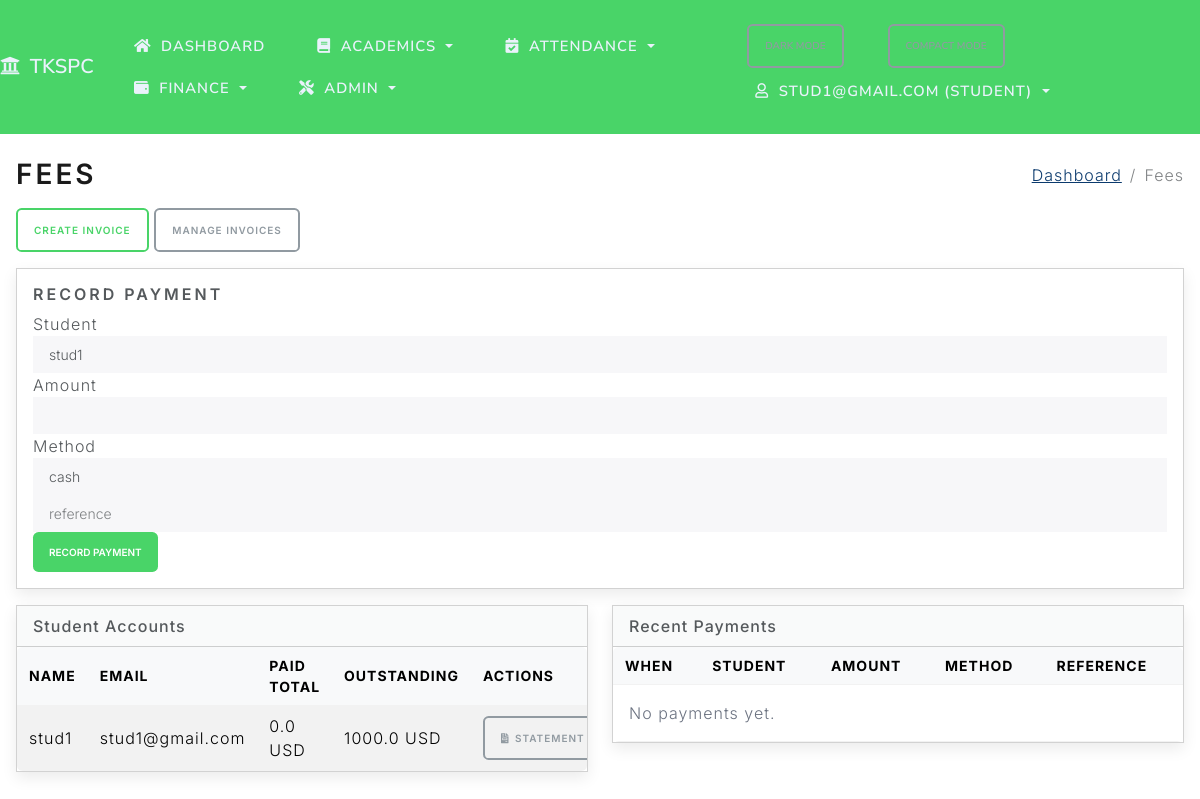
/finance/fees (signed in), run on the app's committed database.
### project/models.py (models this page shows)
class Student(db.Model):
    id = db.Column(db.Integer, primary_key=True)
    name = db.Column(db.String(100), nullable=False)
    email = db.Column(db.String(120), unique=True, nullable=False)
    phone = db.Column(db.String(20), nullable=False)
    registration_number = db.Column(db.String(50), unique=True)
    roll_number = db.Column(db.String(50), unique=True)
    address = db.Column(db.Text)
    date_of_birth = db.Column(db.Date)
    gender = db.Column(db.String(20))
    admission_date = db.Column(db.Date)
    department_id = db.Column(db.Integer, db.ForeignKey('department.id'))
    guardian_name = db.Column(db.String(100))
    guardian_phone = db.Column(db.String(20))
    guardian_email = db.Column(db.String(100))
    status = db.Column(db.String(20), default='active')
    tutor_id = db.Column(db.Integer, db.ForeignKey('teacher.id'))
    nationality = db.Column(db.String(50))
    blood_group = db.Column(db.String(10))
    religion = db.Column(db.String(50))
    community = db.Column(db.String(50))
    sslc_marks = db.Column(db.Integer)
    hsc_marks = db.Column(db.Integer)
    current_year = db.Column(db.Integer)
    semester_id = db.Column(db.Integer, db.ForeignKey('semester.id'))
    section = db.Column(db.String(10))
    father_name = db.Column(db.String(100))
    mother_name = db.Column(db.String(100))
    emergency_contact_name = db.Column(db.String(100))
    emergency_contact_phone = db.Column(db.String(20))
    previous_school = db.Column(db.String(255))
    aadhar_no = db.Column(db.String(20))
    community_cert_no = db.Column(db.String(50))
    annual_income = db.Column(db.Float)
    income_cert_no = db.Column(db.String(50))
    temp_password = db.Column(db.String(100))
    courses = db.relationship('Course', secondary=enrollments, backref='students', lazy=True)
    attendances = db.relationship('Attendance', backref='student', lazy=True, cascade="all, delete-orphan")
    grades = db.relationship('Grade', backref='student', lazy=True, cascade="all, delete-orphan")
    fee_accounts = db.relationship('FeeAccount', backref='student', lazy=True, cascade="all, delete-orphan")
    invoices = db.relationship('Invoice', backref='student', lazy=True, cascade="all, delete-orphan")
    payments = db.relationship('FeePayment', backref='student', lazy=True, cascade="all, delete-orphan")
    parent_links = db.relationship('ParentStudentLink', backref='student', lazy=True, cascade="all, delete-orphan")

### project/routes.py (the view, shortened to what this page needs)
@app.route('/finance/fees', methods=['GET', 'POST'])
@crud_required('fee', 'read')
def finance_fees():
    role = session.get('role')
    user_email = session.get('user')
    query = Student.query
    students = query.order_by(Student.name.asc()).all()
    accounts = {a.student_id: a for a in FeeAccount.query.all()}
    if role == 'parent':
        invoices = Invoice.query.filter(Invoice.student_id.in_(student_ids)).all()
        payments = FeePayment.query.filter(FeePayment.student_id.in_(student_ids)).all()
        recent_payments = FeePayment.query.filter(FeePayment.student_id.in_(student_ids)).order_by(FeePayment.paid_at.desc()).limit(10).all()
    else:
        invoices = Invoice.query.all()
        payments = FeePayment.query.all()
        recent_payments = FeePayment.query.order_by(FeePayment.paid_at.desc()).limit(10).all()
    paid_totals = {}
    for p in payments:
        paid_totals[p.student_id] = paid_totals.get(p.student_id, 0.0) + (p.amount or 0.0)
    due_totals = {}
    for inv in invoices:
        due_totals[inv.student_id] = due_totals.get(inv.student_id, 0.0) + (inv.amount_due or 0.0)
    outstanding = {sid: max(due_totals.get(sid, 0.0) - paid_totals.get(sid, 0.0), 0.0) for sid in set(list(due_totals.keys()) + list(paid_totals.keys()))}
    return render_template('fees.html', title='Fees', students=students, accounts=accounts, recent_payments=recent_payments, outstanding=outstanding)

### project/routes.py (called while the page is built)
def crud_required(resource: str, action: str):
    def decorator(fn):
        @wraps(fn)
        def wrapper(*args, **kwargs):
            if not session.get('logged_in'):
                flash('Please log in to access this page.', 'warning')
                return redirect(url_for('login', next=request.path))
            role = session.get('role')
            allowed = CRUD_PERMISSIONS.get(resource, {}).get(action, [])
            if role not in allowed:
                flash('You are not authorized to perform this action.', 'danger')
                return redirect(url_for('index'))
            return fn(*args, **kwargs)
        return wrapper
    return decorator

### project/templates/fees.html (shortened to what this page needs)
{% extends 'base.html' %}
{% block page_title %}<h2 class="mb-0">Fees</h2>{% endblock %}
{% block breadcrumbs %}
  <li class="breadcrumb-item"><a href="{{ url_for('dashboard') }}">Dashboard</a></li>
  <li class="breadcrumb-item active" aria-current="page">Fees</li>
{% endblock %}
{% block content %}
{% if session.get('role') != 'parent' %}
<div class="d-flex justify-content-between align-items-center mb-3">
  <div>
    <a href="{{ url_for('create_invoice') }}" class="btn btn-sm btn-outline-primary mr-2">Create Invoice</a>
    <a href="{{ url_for('list_invoices') }}" class="btn btn-sm btn-outline-secondary">Manage Invoices</a>
  </div>
</div>
<div class="card mb-3">
  <div class="card-body">
    <h5 class="card-title">Record Payment</h5>
    <form class="form-inline" method="post" action="{{ url_for('finance_fees') }}">
    <label class="mr-2">Student</label>
    <select name="student_id" class="form-control form-control-sm mr-2" required>
      {% for s in students %}
      <option value="{{ s.id }}">{{ s.name }}</option>
      {% endfor %}
    </select>
    <label class="mr-2">Amount</label>
    <input type="number" step="0.01" name="amount" class="form-control form-control-sm mr-2" required>
    <label class="mr-2">Method</label>
    <select name="method" class="form-control form-control-sm mr-2">
      <option value="cash">cash</option>
    </select>
    <input type="text" name="reference" class="form-control form-control-sm mr-2" placeholder="reference">
    <button type="submit" class="btn btn-sm btn-primary">Record Payment</button>
  </form>
  </div>
</div>
{% endif %}
<div class="row">
  <div class="col-md-6">
    <div class="card mb-3">
      <div class="card-header">Student Accounts</div>
      <div class="card-body p-0">
        <div class="table-responsive">
          <table class="table table-sm table-striped table-hover mb-0">
            <thead>
              <tr>
                <th>Name</th>
                <th>Email</th>
                <th>Paid Total</th>
                <th>Outstanding</th>
                <th style="min-width: 150px;">Actions</th>
              </tr>
            </thead>
            <tbody>
              {% for s in students %}
              {% set acc = accounts.get(s.id) %}
              <tr>
                <td>{{ s.name }}</td>
                <td>{{ s.email }}</td>
                <td>{{ acc.balance if acc else 0.0 }} {{ config.DEFAULT_CURRENCY }}</td>
                <td>{{ outstanding.get(s.id, 0.0) }} {{ config.DEFAULT_CURRENCY }}</td>
                <td class="text-nowrap">
                  <a href="{{ url_for('fee_statement', student_id=s.id) }}" class="btn btn-sm btn-outline-secondary btn-icon"><i class="fas fa-file-invoice"></i> Statement</a>
                </td>
              </tr>
              {% endfor %}
            </tbody>
          </table>
        </div>
      </div>
    </div>
  </div>
  <div class="col-md-6">
    <div class="card mb-3">
      <div class="card-header">Recent Payments</div>
      <div class="card-body p-0">
        <div class="table-responsive">
          <table class="table table-sm mb-0">
            <thead>
              <tr>
                <th>When</th>
                <th>Student</th>
                <th>Amount</th>
                <th>Method</th>
                <th>Reference</th>
              </tr>
            </thead>
            <tbody>
              {% if recent_payments|length == 0 %}
              <tr>
                <td colspan="5" class="text-muted p-3">No payments yet.</td>
              </tr>
              {% endif %}
            </tbody>
          </table>
        </div>
      </div>
    </div>
  </div>
</div>
{% endblock %}

### project/templates/base.html (shortened to what this page needs)
<!DOCTYPE html>
<html>
<head>
    <link rel="stylesheet" href="https://cdn.jsdelivr.net/npm/bootswatch@5.3.2/dist/lux/bootstrap.min.css">
    <link rel="stylesheet" href="https://cdnjs.cloudflare.com/ajax/libs/font-awesome/5.15.4/css/all.min.css">
    <link rel="stylesheet" href="{{ url_for('static', filename='css/app.css') }}">
</head>
<body class="loading">
    <nav class="navbar navbar-expand-lg navbar-dark bg-tkspc sticky-top">
        <a class="navbar-brand" href="{{ url_for('students') }}"><i class="fas fa-university me-1"></i> TKSPC</a>
        <div class="collapse navbar-collapse" id="navMain">
            <ul class="navbar-nav me-auto">
                {% if session.get('logged_in') %}
                <li class="nav-item {% if request.endpoint == 'dashboard' %}active{% endif %}">
                    <a class="nav-link" href="{{ url_for('dashboard') }}" aria-label="Dashboard" data-bs-toggle="tooltip" data-bs-placement="bottom" title="Dashboard"><i class="fas fa-home me-1"></i><span class="nav-label">Dashboard</span></a>
                </li>
                <li class="nav-item dropdown">
                    <a class="nav-link dropdown-toggle" href="#" id="navAcademics" role="button" data-bs-toggle="dropdown" aria-expanded="false"><i class="fas fa-book me-1"></i><span class="nav-label">Academics</span></a>
                </li>
                <li class="nav-item dropdown">
                    <a class="nav-link dropdown-toggle" href="#" id="navAttendance" role="button" data-bs-toggle="dropdown" aria-expanded="false"><i class="fas fa-calendar-check me-1"></i><span class="nav-label">Attendance</span></a>
                </li>
                <li class="nav-item dropdown">
                    <a class="nav-link dropdown-toggle" href="#" id="navFinance" role="button" data-bs-toggle="dropdown" aria-expanded="false"><i class="fas fa-wallet me-1"></i><span class="nav-label">Finance</span></a>
                </li>
                {% if session.get('role') != 'parent' %}
                <li class="nav-item dropdown">
                    <a class="nav-link dropdown-toggle" href="#" id="navAdmin" role="button" data-bs-toggle="dropdown" aria-expanded="false"><i class="fas fa-tools me-1"></i><span class="nav-label">Admin</span></a>
                </li>
                {% endif %}
                {% endif %}
            </ul>
            <ul class="navbar-nav ms-auto">
                <li class="nav-item">
                    <button id="themeToggle" class="btn btn-sm btn-outline-secondary me-2" type="button">Dark Mode</button>
                </li>
                <li class="nav-item">
                    <button id="compactToggle" class="btn btn-sm btn-outline-secondary me-2" type="button">Compact Mode</button>
                </li>
                {% if session.get('logged_in') %}
                <li class="nav-item dropdown">
                    <a class="nav-link dropdown-toggle" href="#" id="navAccount" role="button" data-bs-toggle="dropdown" aria-expanded="false"><i class="far fa-user me-1"></i>{{ session.get('user') }} ({{ session.get('role', 'staff') }})</a>
                </li>
                {% else %}
                <li class="nav-item {% if request.endpoint == 'login' %}active{% endif %}"><a class="nav-link" href="{{ url_for('login') }}"><i class="fas fa-sign-in-alt mr-1"></i>Login</a></li>
                {% endif %}
            </ul>
        </div>
    </nav>
    <div class="container-fluid mt-4 px-3">
        <div class="d-flex justify-content-between align-items-center mb-3 page-header">
            <div>
                {% block page_title %}{% endblock %}
            </div>
            <nav aria-label="breadcrumb">
                <ol class="breadcrumb mb-0">
                    {% block breadcrumbs %}{% endblock %}
                </ol>
            </nav>
        </div>
        <div id="toastContainer" class="toast-container position-fixed p-3" style="top: 1rem; right: 1rem; z-index: 1080;">
        </div>
        {% block content %}{% endblock %}
    </div>
  </body>
</html>

### project/static/css/app.css (style rules this page uses)
:root { --bg: #ffffff; --text: #1f2937; --muted: #6b7280; --card-bg: #ffffff; --card-shadow: 0 0.35rem 0.9rem rgba(0,0,0,0.08); --table-header-bg: #f8f9fa; --tkspc-primary: #49d468; --tkspc-secondary: #f39c12; --tkspc-accent: #1abc9c; --link: #0b3a6d; --link-hover: #072a4d; }
body { background-color: var(--bg); color: var(--text); }
.container-fluid { font-family: 'Inter', system-ui, -apple-system, Segoe UI, Roboto, Helvetica, Arial, 'Apple Color Emoji', 'Segoe UI Emoji'; }
.navbar-brand { font-weight: 600; letter-spacing: 0.2px; }
.navbar .nav-link { padding: 0.5rem 0.6rem; font-size: 0.92rem; }
.navbar .navbar-nav { gap: 0.25rem; }
.navbar .nav-link { display: inline-flex; align-items: center; gap: 0.35rem; }
.navbar-dark.bg-tkspc { background-color: var(--tkspc-primary) !important; }
.navbar-dark .navbar-brand, .navbar-dark .nav-link { color: #eaf2fb; }
a { color: var(--link); }
@media (min-width: 993px) { .navbar .navbar-nav { flex-wrap: wrap; } }
.card { box-shadow: var(--card-shadow); background-color: var(--card-bg); }
.card-header { font-weight: 500; }
table.table thead th { background-color: var(--table-header-bg); }
table.table td, table.table th { vertical-align: middle; }
.table-sm td, .table-sm th { padding: 0.5rem 0.75rem; }
.table-responsive { border-radius: 0.35rem; overflow-x: auto; -webkit-overflow-scrolling: touch; }
.text-nowrap { white-space: nowrap !important; }
.btn { border-radius: 0.35rem; }
.btn-icon { display: inline-flex; align-items: center; gap: 0.35rem; }
.btn-primary { background-color: var(--tkspc-primary); border-color: var(--tkspc-primary); }
.btn-outline-primary { color: var(--tkspc-primary); border-color: var(--tkspc-primary); }
.form-inline .form-control { min-width: 180px; }
.text-muted { color: var(--muted) !important; }
.breadcrumb { background: transparent; }
.breadcrumb .breadcrumb-item a { color: var(--link); }
.toast-container { pointer-events: none; }

### data on the page
Student: get "STUD1@GMAIL.COM", name "stud1", email "stud1@gmail.com", balance "0.0", DEFAULT_CURRENCY "USD", get "1000.0"

### other printed values
{{ session.get('role', 'staff') }} "STUDENT"
form field student_id "stud1"
